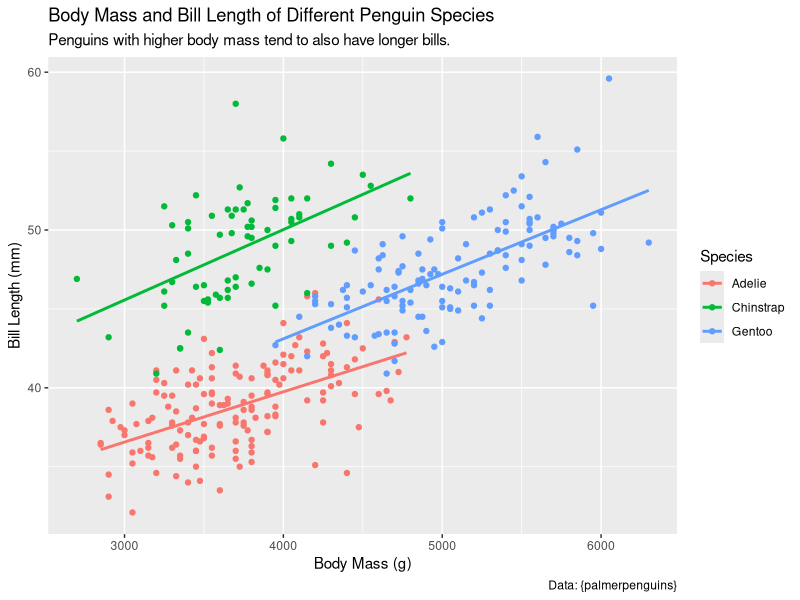
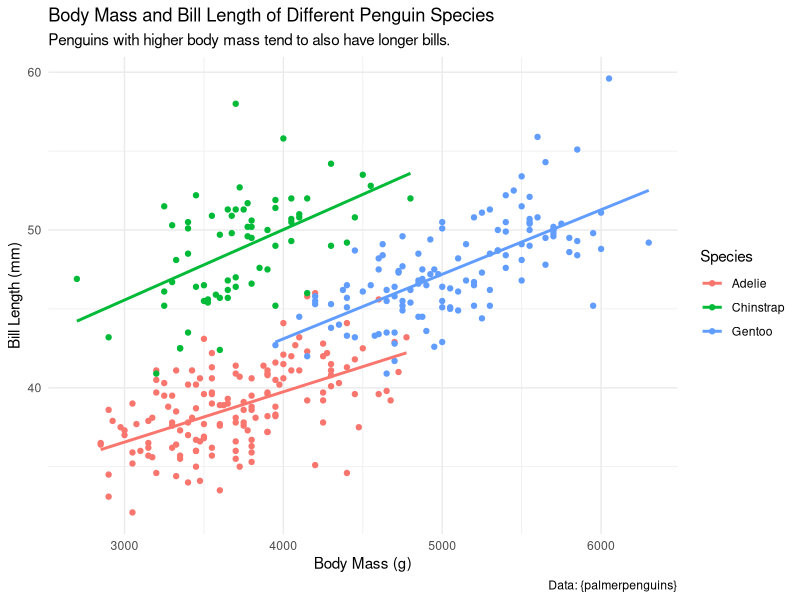

The R source for these figures, in order:
## ---- chunk 1
library(ggplot2)
library(palmerpenguins)
g <- ggplot(data = penguins, 
       mapping = aes(x = body_mass_g, y = bill_length_mm, colour = species)) +
  geom_point() +
  geom_smooth(method='lm', formula= y~x, se = FALSE) +
  scale_colour_discrete(name = "Species") +
  labs(title = "Body Mass and Bill Length of Different Penguin Species", 
       subtitle = "Penguins with higher body mass tend to also have longer bills.", 
       caption = "Data: {palmerpenguins}", 
       x = "Body Mass (g)", 
       y = "Bill Length (mm)") 
g
## ---- chunk 2
g <- ggplot(data = penguins, 
       mapping = aes(x = body_mass_g, y = bill_length_mm, colour = species)) +
  geom_point() +
  geom_smooth(method='lm', formula= y~x, se = FALSE) +
  scale_colour_discrete(name = "Species") +
  labs(title = "Body Mass and Bill Length of Different Penguin Species", 
       subtitle = "Penguins with higher body mass tend to also have longer bills.", 
       caption = "Data: {palmerpenguins}", 
       x = "Body Mass (g)", 
       y = "Bill Length (mm)") 
g + theme_minimal()
